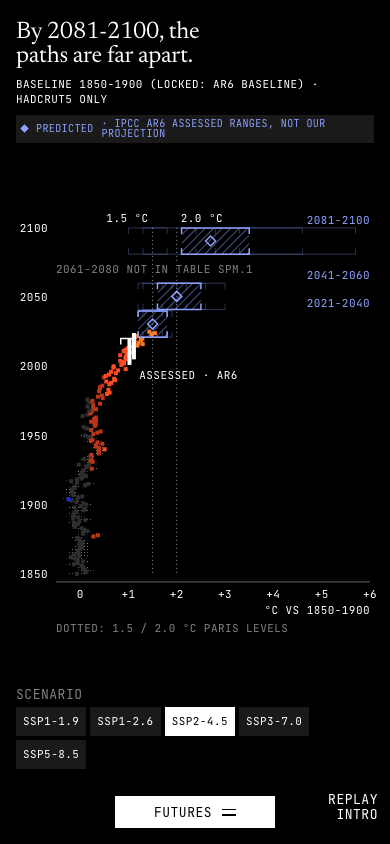
#> input picture artifacts/evidence/fix-a1/390x844/06-s06-p90-after.png, 390 x 844 px, given in place of 06-s06-p90.png, which was not available
$ python fix-a1-sheet.py
#> lines starting #> are read from the running program, lines starting #| are printed output that depends on the picture; pictures that were not available may be replaced by others from this repository, and a replacement may not be noted
"""Before (stage-b) / after (fix-a1) sheet for the DESIGN_AUDIT P03 fixes. python3 tests/fix-a1-sheet.py"""
import os
from PIL import Image, ImageDraw
E = os.path.join(os.path.dirname(os.path.abspath(__file__)), "..", "..", "artifacts", "evidence")
rows = [(f"stage-b/{vp}/06-s06-p90.png", f"fix-a1/{vp}/06-s06-p90-after.png", f"S06 p0.90 {vp}") for vp in ("1440x900", "768x1024", "390x844")]
rows += [("stage-b/390x844/05-s05-p30.png", "fix-a1/390x844/05-s05-p30-after.png", "S05 p0.30 390x844"), ("", "fix-a1/390x844/05-s05-p30-more-open-after.png", "S05 MORE open 390x844"),
         ("", "fix-a1/360x800/06-s06-p90-after.png", "S06 360x800"), ("", "fix-a1/360x800/05-s05-p30-after.png", "S05 360x800")]
H = 560
def fit(p):
#> called with p = 'stage-b/1440x900/06-s06-p90.png'
    im = Image.open(os.path.join(E, p)).convert("RGB"); return im.resize((int(im.width * H / im.height), H))
#> in fit, im is the input picture: PIL image 390x844 RGB; mean R, G, B 12.3, 11.9, 12.5
#> after `return im.resize((int(im.width * H / im.height), H))`:
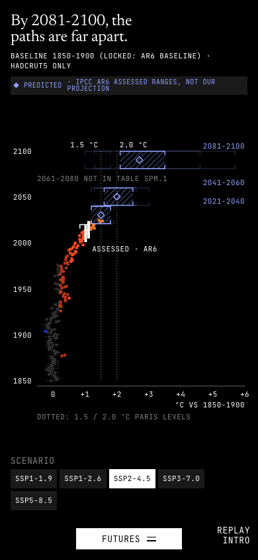
#> returned value: PIL image 258x560 RGB; mean R, G, B 12.4, 12.1, 12.7
pairs = [((fit(a) if a else None), fit(b), t) for a, b, t in rows]
#> call 2 of fit, with p = 'fix-a1/1440x900/06-s06-p90-after.png'
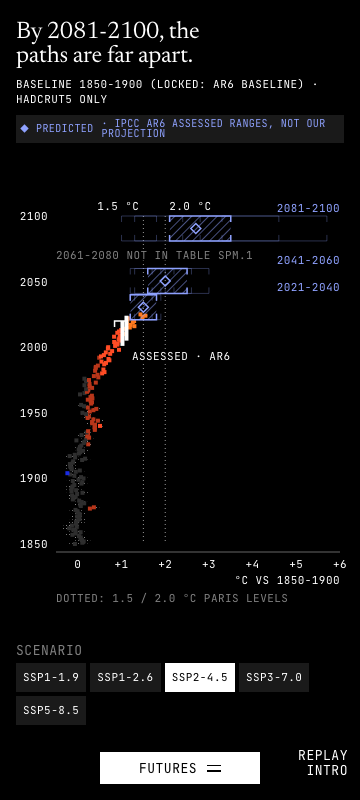
#> input picture artifacts/evidence/fix-a1/360x800/06-s06-p90-after.png, 360 x 800 px, found by its file name
#> in fit, im is the input picture: PIL image 360x800 RGB; mean R, G, B 13.8, 13.5, 14.1
#> in fit (call 2), `return im.resize((int(im.width * H / im.height), H))`:
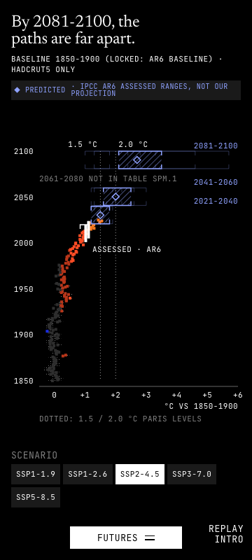
#> returned value: PIL image 252x560 RGB; mean R, G, B 14, 13.6, 14.3
#> call 3 of fit, with p = 'stage-b/768x1024/06-s06-p90.png'
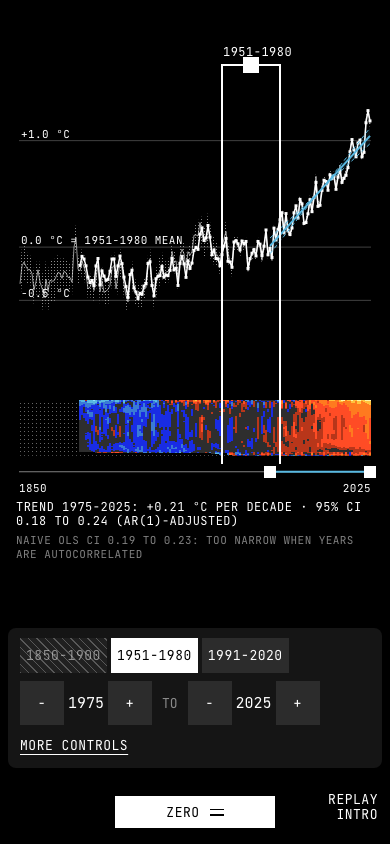
#> input picture artifacts/evidence/fix-a1/390x844/05-s05-p30-after.png, 390 x 844 px, given in place of 06-s06-p90.png, which was not available
#> in fit, im is the input picture: PIL image 390x844 RGB; mean R, G, B 22.4, 20.6, 22.3
#> in fit (call 3), `return im.resize((int(im.width * H / im.height), H))`:
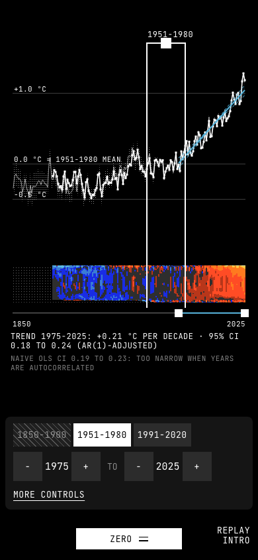
#> returned value: PIL image 258x560 RGB; mean R, G, B 22.6, 20.8, 22.4
#> (the run stopped early here; a loop or call above may not have finished)
